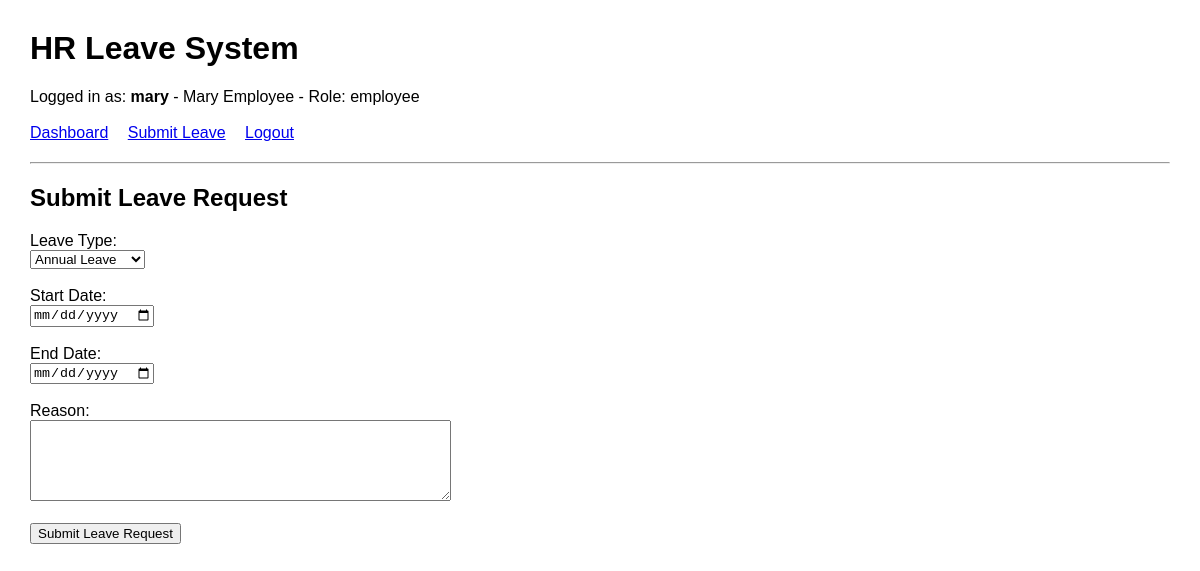
Screenshot of /leave/new (signed in) with the database file from the repository.
### tables this page shows
CREATE TABLE users (
        id INTEGER PRIMARY KEY AUTOINCREMENT,
        username TEXT UNIQUE NOT NULL,
        password_hash TEXT NOT NULL,
        role TEXT NOT NULL CHECK(role IN ('admin', 'employee')),
        employee_id INTEGER,
        FOREIGN KEY (employee_id) REFERENCES employees(id)
    );

CREATE TABLE employees (
        id INTEGER PRIMARY KEY AUTOINCREMENT,
        name TEXT NOT NULL,
        email TEXT,
        department TEXT,
        supervisor_id INTEGER,
        FOREIGN KEY (supervisor_id) REFERENCES employees(id)
    );

### app.py (the view, shortened to what this page needs)
@app.route("/leave/new", methods=["GET", "POST"])
@login_required
def new_leave():
    user = current_user()
    if not user["employee_id"]:
        flash("Admin account is not linked to an employee. Please use an employee account to submit leave.")
        return redirect(url_for("dashboard"))
    return render_template("leave_form.html")

### app.py (called while the page is built)
def get_db():
    conn = sqlite3.connect(DB)
    conn.row_factory = sqlite3.Row
    return conn

def current_user():
    if "user_id" not in session:
        return None
    conn = get_db()
    user = conn.execute("""
        SELECT u.*, e.name AS employee_name, e.supervisor_id
        FROM users u
        LEFT JOIN employees e ON e.id = u.employee_id
        WHERE u.id = ?
    """, (session["user_id"],)).fetchone()
    conn.close()
    return user

def login_required(func):
    @wraps(func)
    def wrapper(*args, **kwargs):
        if "user_id" not in session:
            return redirect(url_for("login"))
        return func(*args, **kwargs)
    return wrapper

@app.context_processor
def inject_user():
    return {"current_user": current_user()}

### templates/leave_form.html (shortened to what this page needs)
{% extends "base.html" %}
{% block content %}
<h2>Submit Leave Request</h2>
<form method="post">
    Leave Type:<br>
    <select name="leave_type" required>
        <option value="Annual Leave">Annual Leave</option>
    </select>
    <br><br>
    Start Date:<br>
    <input type="date" name="start_date" required>
    <br><br>
    End Date:<br>
    <input type="date" name="end_date" required>
    <br><br>
    Reason:<br>
    <textarea name="reason" rows="5" cols="50"></textarea>
    <br><br>
    <button type="submit">Submit Leave Request</button>
</form>
{% endblock %}

### templates/base.html (shortened to what this page needs)
<!DOCTYPE html>
<html>
<head>
</head>
<body>
<h1>HR Leave System</h1>
{% if current_user %}
<div class="nav">
    Logged in as: <b>{{ current_user.username }}</b>
    {% if current_user.employee_name %}
        - {{ current_user.employee_name }}
    {% endif %}
    - Role: {{ current_user.role }}
    <br><br>
    <a href="{{ url_for('dashboard') }}">Dashboard</a>
    <a href="{{ url_for('new_leave') }}">Submit Leave</a>
    <a href="{{ url_for('logout') }}">Logout</a>
</div>
{% endif %}
<hr>
{% block content %}{% endblock %}
</body>
</html>

### templates/base.html (style rules this page uses)
body { font-family: Arial, sans-serif; margin: 30px; }
.nav { margin-bottom: 20px; }
.nav a { margin-right: 15px; }

### rows the page displays
users: username "mary", role "employee"
employees: employee_name "Mary Employee"
